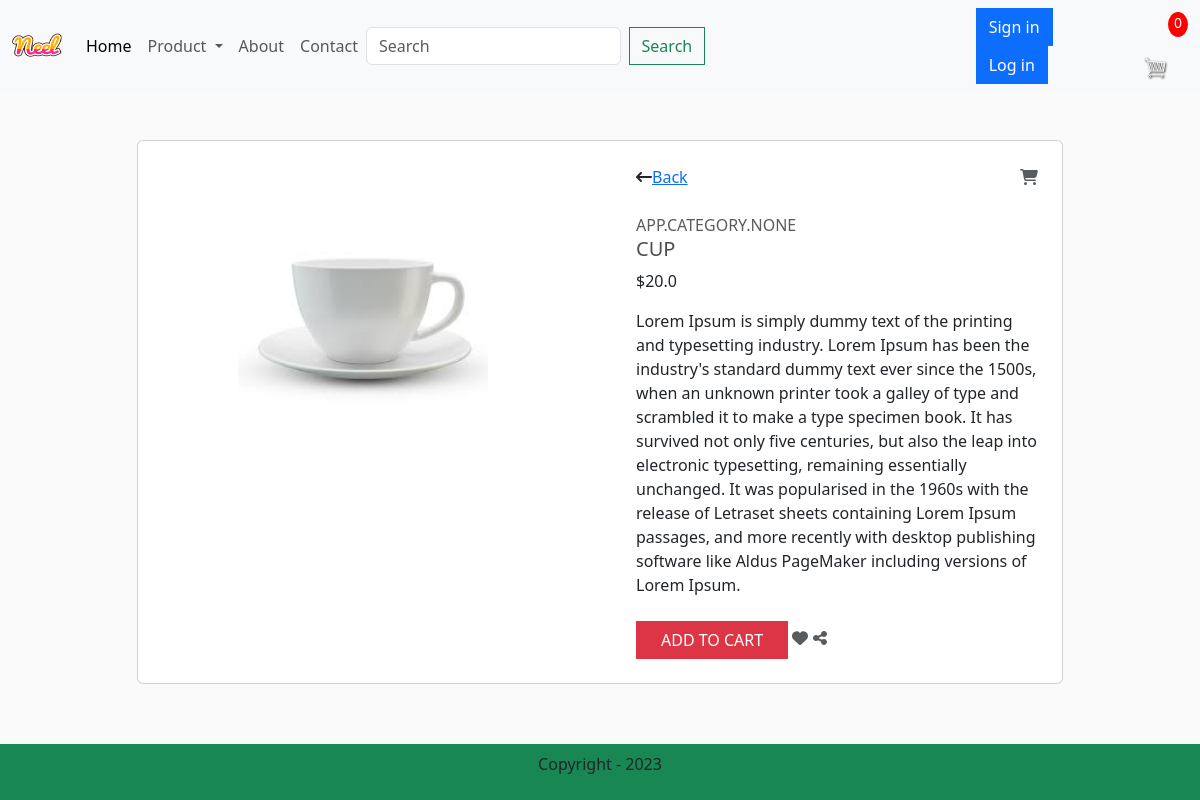
Screenshot of /detail/?id=3 with the database file from the repository.
### app/models.py (models this page shows, shortened)
class Product(models.Model):
    category = models.ManyToManyField(Category,related_name='product')
    name = models.CharField(max_length=200,null=True)
    price = models.FloatField()
    digital = models.BooleanField(default=False,null=True,blank=False)
    image = models.ImageField(null=True,blank=True)
    detail = models.TextField(null=True,blank=True)
    @property
    def ImageURL(self):
        try:
            url = self.image.url
        except:
            url = ''
        return url

### app/views.py (the view)
# urls.py: path('detail/', views.detail, name="detail"),
def detail(request):
    if request.user.is_authenticated:
        customer = request.user
        order, created = Order.objects.get_or_create(customer = customer, complete = False)
        items = order.orderitem_set.all()
        cartItems = order.get_cart_items
        user_not_login = "hidden"
        user_login = "show"
    else:
        items = []
        order = {'get_cart_items': 0, 'get_cart_total': 0}
        cartItems = order['get_cart_items']
        user_not_login = "show"
        user_login = "hidden"
    id = request.GET.get('id','')
    products = Product.objects.filter(id = id)
    categories = Category.objects.filter(is_sub = False)
    context = {'products':products,'categories':categories,'items': items, 'order': order, 'cartItems':cartItems, 'user_login': user_login, 'user_not_login': user_not_login}
    return render(request,'app/detail.html',context)

### app/templates/app/detail.html (shortened to what this page needs)
{% extends 'app/base.html' %}
{% load static %}
        {% block search %}
        {% for product in products %}
        <div class="container mt-5 mb-5">
            <div class="row d-flex justify-content-center">
                <div class="col-md-10">
                    <div class="card">
                        <div class="row">
                            <div class="col-md-6">
                                <div class="images p-3">
                                    <div class="text-center p-4"> <img id="main-image" src="{{product.ImageURL}}" width="250" /> </div>
                                </div>
                            </div>
                            <div class="col-md-6">
                                <div class="product p-4">
                                    <div class="d-flex justify-content-between align-items-center">
                                        <div class="d-flex align-items-center"> <i class="fa fa-long-arrow-left"></i> <span class="ml-1"><a href="{% url 'home' %}">Back</a> </span> </div> <i class="fa fa-shopping-cart text-muted"></i>
                                    </div>
                                    <div class="mt-4 mb-3"> <span class="text-uppercase text-muted brand">{{product.category}}</span>
                                        <h5 class="text-uppercase">{{product.name}}</h5>
                                        <div class="price d-flex flex-row align-items-center">
                                            <span class="act-price">${{product.price}}</span>
                                        </div>
                                    </div>
                                    <p class="about">{{product.detail}}</p>
                                    <div class="cart mt-4 align-items-center">
                                        <button data-product={{product.id}} data-action="add" class="btn btn-danger text-uppercase mr-2 px-4 add-btn update-cart">Add to cart</button> <i class="fa fa-heart text-muted"></i> <i class="fa fa-share-alt text-muted"></i>
                                    </div>
                                </div>
                            </div>
                        </div>
                    </div>
                </div>
            </div>
        </div>
        {% endfor %}
        {% endblock search  %}

### app/static/app/css/main.css (style rules this page uses)
body { background-color: hsl(0, 0%, 98%); }
h1,h2,h3,h4,h5,h6 { color:hsl(0, 0%, 30%); }
.product { border-radius: 0 0 4px 4px; }
.btn { border-radius: 0; }

### rows the page displays
Product: ImageURL (picture), category "APP.CATEGORY.NONE", name "CUP", price "20.0", detail "Lorem Ipsum is simply dummy text of the printing and typesetting industry. Lorem Ipsum has been the industry's standard dummy text ever since the 1500s, when an unknown printer took a galley of type and scrambled it to make a type specimen book. It has survived not only five centuries, but also the leap into electronic typesetting, remaining essentially unchanged. It was popularised in the 1960s with the release of Letraset sheets containing Lorem Ipsum passages, and more recently with desktop publishing software like Aldus PageMaker including versions of Lorem Ipsum."

### other values shown
{{ cartItems }} "0"
